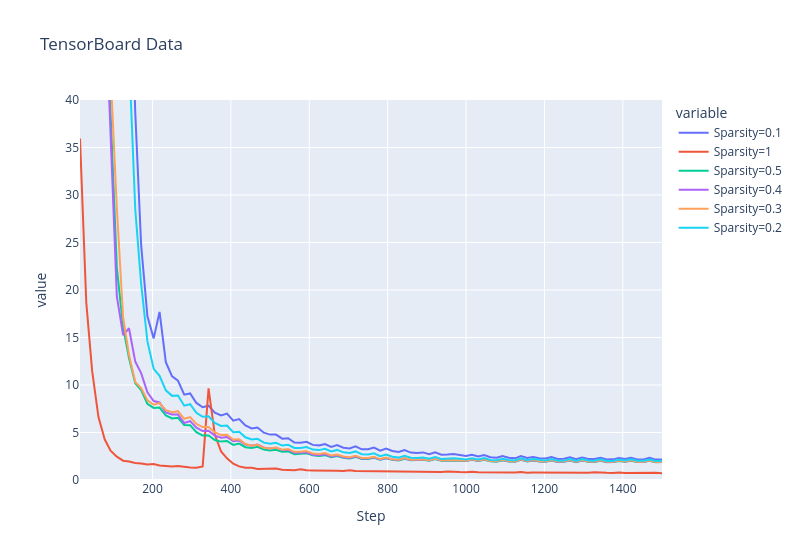

This figure's notebook cell:
### Code cell
import plotly.express as px

fig = px.line(df1, x='Step', y=df1.columns[1:], title='TensorBoard Data')
# fig = px.line(df2, x='Step', y='Value', title='TensorBoard Data')
# fig = px.line(df3, x='Step', y='Value', title='TensorBoard Data')
fig.update_layout(yaxis=dict(range=[0, 40]))

# make thw width smaller
fig.update_layout(width=800)

fig.show()
